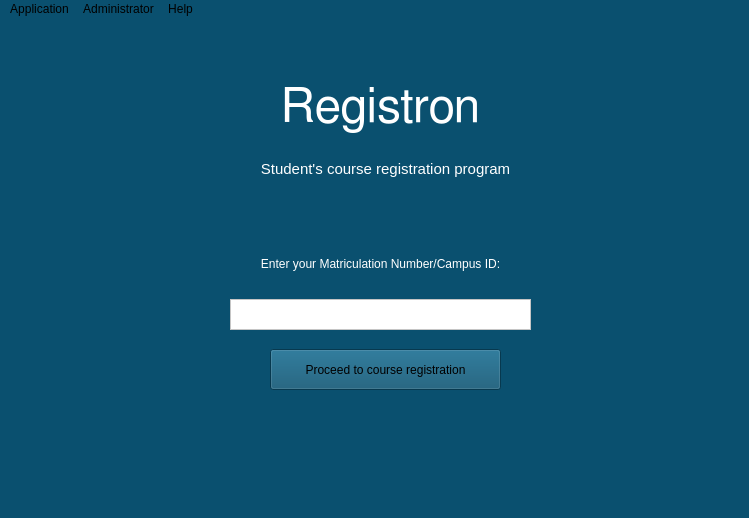
<?xml version="1.0" encoding="UTF-8"?>
<ui version="4.0">
 <author>Joseph Rex</author>
 <class>MainWindow</class>
 <widget class="QMainWindow" name="MainWindow">
  <property name="geometry">
   <rect>
    <x>0</x>
    <y>0</y>
    <width>749</width>
    <height>518</height>
   </rect>
  </property>
  <property name="minimumSize">
   <size>
    <width>329</width>
    <height>218</height>
   </size>
  </property>
  <property name="mouseTracking">
   <bool>false</bool>
  </property>
  <property name="windowTitle">
   <string>Registron</string>
  </property>
  <property name="windowIcon">
   <iconset>
    <normaloff>resources/images/48x48/registron.png</normaloff>resources/images/48x48/registron.png</iconset>
  </property>
  <property name="windowOpacity">
   <double>1.000000000000000</double>
  </property>
  <property name="styleSheet">
   <string notr="true">background: rgb(10, 80, 111);</string>
  </property>
  <widget class="QWidget" name="centralwidget">
   <widget class="QLabel" name="registronLabel">
    <property name="geometry">
     <rect>
      <x>250</x>
      <y>50</y>
      <width>261</width>
      <height>81</height>
     </rect>
    </property>
    <property name="font">
     <font>
      <family>FreeSans</family>
      <pointsize>36</pointsize>
      <weight>50</weight>
      <italic>false</italic>
      <bold>false</bold>
     </font>
    </property>
    <property name="toolTip">
     <string>Registron student program</string>
    </property>
    <property name="styleSheet">
     <string notr="true">color: white;</string>
    </property>
    <property name="text">
     <string>&lt;html&gt;&lt;head/&gt;&lt;body&gt;&lt;p&gt;Registron&lt;/p&gt;&lt;/body&gt;&lt;/html&gt;</string>
    </property>
    <property name="alignment">
     <set>Qt::AlignCenter</set>
    </property>
   </widget>
   <widget class="QLabel" name="registronDesc">
    <property name="geometry">
     <rect>
      <x>220</x>
      <y>140</y>
      <width>331</width>
      <height>20</height>
     </rect>
    </property>
    <property name="font">
     <font>
      <pointsize>11</pointsize>
     </font>
    </property>
    <property name="styleSheet">
     <string notr="true">color: white</string>
    </property>
    <property name="text">
     <string>Student's course registration program</string>
    </property>
    <property name="alignment">
     <set>Qt::AlignCenter</set>
    </property>
   </widget>
   <widget class="QLabel" name="enterMatricLabel">
    <property name="geometry">
     <rect>
      <x>210</x>
      <y>230</y>
      <width>341</width>
      <height>31</height>
     </rect>
    </property>
    <property name="styleSheet">
     <string notr="true">color:white</string>
    </property>
    <property name="text">
     <string>&lt;html&gt;&lt;head/&gt;&lt;body&gt;&lt;p&gt;Enter your Matriculation Number/Campus ID:&lt;/p&gt;&lt;/body&gt;&lt;/html&gt;</string>
    </property>
    <property name="alignment">
     <set>Qt::AlignCenter</set>
    </property>
   </widget>
   <widget class="QPushButton" name="proceedBtn">
    <property name="geometry">
     <rect>
      <x>270</x>
      <y>330</y>
      <width>231</width>
      <height>41</height>
     </rect>
    </property>
    <property name="text">
     <string>Proceed to course registration</string>
    </property>
   </widget>
   <widget class="QTextEdit" name="matricInput">
    <property name="geometry">
     <rect>
      <x>230</x>
      <y>280</y>
      <width>301</width>
      <height>31</height>
     </rect>
    </property>
    <property name="styleSheet">
     <string notr="true">background:white;color: black;</string>
    </property>
    <property name="html">
     <string>&lt;!DOCTYPE HTML PUBLIC &quot;-//W3C//DTD HTML 4.0//EN&quot; &quot;http://www.w3.org/TR/REC-html40/strict.dtd&quot;&gt;
&lt;html&gt;&lt;head&gt;&lt;meta name=&quot;qrichtext&quot; content=&quot;1&quot; /&gt;&lt;style type=&quot;text/css&quot;&gt;
p, li { white-space: pre-wrap; }
&lt;/style&gt;&lt;/head&gt;&lt;body style=&quot; font-family:'DejaVu Sans'; font-size:9pt; font-weight:400; font-style:normal;&quot;&gt;
&lt;p style=&quot;-qt-paragraph-type:empty; margin-top:0px; margin-bottom:0px; margin-left:0px; margin-right:0px; -qt-block-indent:0; text-indent:0px;&quot;&gt;&lt;br /&gt;&lt;/p&gt;&lt;/body&gt;&lt;/html&gt;</string>
    </property>
   </widget>
  </widget>
  <widget class="QMenuBar" name="menubar">
   <property name="geometry">
    <rect>
     <x>0</x>
     <y>0</y>
     <width>749</width>
     <height>21</height>
    </rect>
   </property>
   <widget class="QMenu" name="menuMenu">
    <property name="title">
     <string>Application</string>
    </property>
    <addaction name="actionQuit"/>
    <addaction name="separator"/>
   </widget>
   <widget class="QMenu" name="menuAdministrators">
    <property name="title">
     <string>Administrator</string>
    </property>
    <addaction name="actionSignIn"/>
    <addaction name="separator"/>
   </widget>
   <widget class="QMenu" name="menuHelp">
    <property name="title">
     <string>Help</string>
    </property>
    <addaction name="actionDocumentation"/>
    <addaction name="separator"/>
    <addaction name="actionAbout"/>
    <addaction name="actionCredits"/>
   </widget>
   <addaction name="menuMenu"/>
   <addaction name="menuAdministrators"/>
   <addaction name="menuHelp"/>
  </widget>
  <widget class="QStatusBar" name="statusbar"/>
  <action name="actionQuit">
   <property name="text">
    <string>Quit registron</string>
   </property>
   <property name="statusTip">
    <string>Exit this program</string>
   </property>
   <property name="shortcut">
    <string>Ctrl+Q</string>
   </property>
  </action>
  <action name="actionDocumentation">
   <property name="text">
    <string>Online Documentation</string>
   </property>
   <property name="shortcut">
    <string>Ctrl+?</string>
   </property>
  </action>
  <action name="actionAbout">
   <property name="text">
    <string>About Registron</string>
   </property>
   <property name="shortcut">
    <string>Ctrl+A</string>
   </property>
  </action>
  <action name="actionCredits">
   <property name="text">
    <string>Credits</string>
   </property>
   <property name="shortcut">
    <string>Ctrl+R</string>
   </property>
  </action>
  <action name="actionNewWindow">
   <property name="text">
    <string>Open in new window</string>
   </property>
   <property name="statusTip">
    <string>Open a new registron window</string>
   </property>
   <property name="shortcut">
    <string>Ctrl+N</string>
   </property>
  </action>
  <action name="actionSignIn">
   <property name="text">
    <string>Manage Accounts</string>
   </property>
  </action>
 </widget>
 <resources/>
 <connections/>
</ui>
